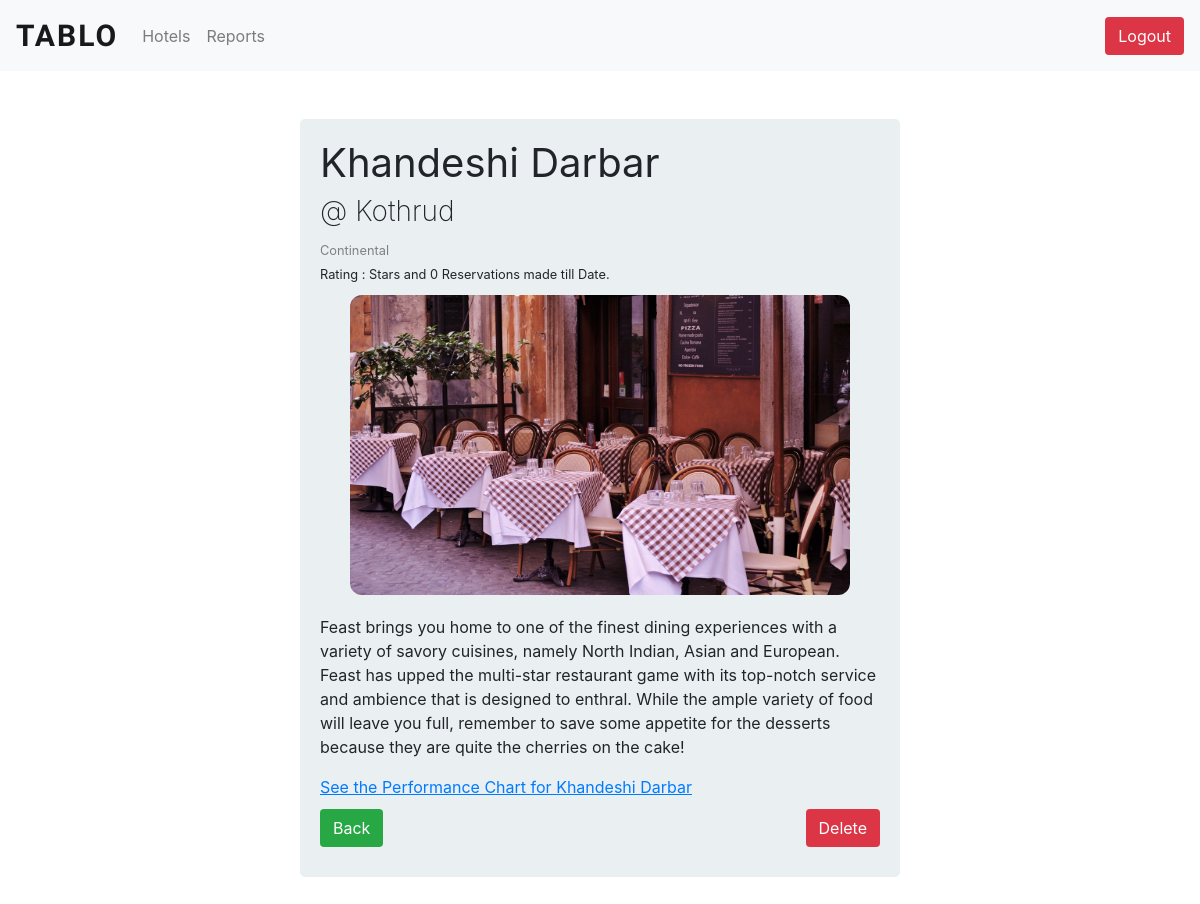
The page /admin/hdis.php?hid=1 on the database its author committed.
### tables this page shows
CREATE TABLE IF NOT EXISTS `hotel` (
  `hid` int(11) NOT NULL AUTO_INCREMENT,
  `hname` varchar(25) NOT NULL,
  `hemail` varchar(50) NOT NULL,
  `hlocation` varchar(25) NOT NULL,
  `hdescription` varchar(1000) NOT NULL,
  `vegnonveg` int(11) NOT NULL DEFAULT '1',
  `haddress` varchar(1000) NOT NULL,
  `hcategory` varchar(30) NOT NULL,
  `people` int(11) DEFAULT NULL,
  `hphno` bigint(11) NOT NULL,
  `hwebsite` varchar(500) NOT NULL,
  `creation_time` timestamp NOT NULL DEFAULT CURRENT_TIMESTAMP,
  PRIMARY KEY (`hid`),
  KEY `hphno` (`hphno`)
);

### admin/hdis.php (the view, shortened to what this page needs)
<?php
require("../config/db.php");
$hid = $_GET['hid'];
$query = "SELECT * from hotel where hid= $hid;";
$result = mysqli_query($conn, $query);
$hotel = mysqli_fetch_all($result,MYSQLI_ASSOC);
?>
<?php include('inc/header.php')?>
<div class="jumbotron mx-auto">
<h1 style="font-weight: 400;"><?php echo $hotel[0]['hname']; ?></h1>
<h3 style="font-weight: 200;">@ <?php echo $hotel[0]['hlocation']; ?></h3>
<small style="color: gray;"><?php echo $hotel[0]['hcategory']; ?></small><br>
<?php
$res = mysqli_query($conn, "SELECT count(*) as cnt,avg(rating) as avg from bookings where hid= $hid;");
$rating = mysqli_fetch_all($res,MYSQLI_ASSOC);
?>
<small >Rating : <?php echo substr($rating[0]['avg'],0,3); ?> Stars and <?php echo $rating[0]['cnt'] ?> Reservations made till Date.</small>
<div style='text-align: center;margin:auto;'>
<img style="justify-content: center; border-radius: 12px; background-repeat: no-repeat;height:300px; width:500px; margin-bottom:20px; margin-top:10px;" src="../Dashboard/uploads/<?php echo $hid;?>.jpg" onerror="this.style.display='none'">
</div>
<p><?php echo $hotel[0]['hdescription']; ?></p>
<a style="text-decoration: underline;margin-top: 10px" href="hperformance.php?hid=<?php echo $hid;?>">See the Performance Chart for <?php  echo $hotel[0]['hname'];?></a>
<div class="mx-auto" style="width:100%; margin: 10px;">
<a class="btn btn-success" href="hotels.php">Back</a>
<form method="POST" style="float:right;" action="hdis.php?hid=<?php echo $hid; ?>">
<button type="submit" class="btn btn-danger" name="delete">Delete</button>
</form>
</div>
</div>
<?php include('inc/footer.php');?>

### Dashboard/clockpicker/src/standalone.css (style rules this page uses)
.btn { cursor: pointer; -webkit-user-select: none; -moz-user-select: none; -ms-user-select: none; user-select: none; background-image: none; border: 1px solid transparent; }

### admin/inc/header.php (style rules this page uses)
html, body { max-width: 100%; overflow-x: hidden; }
h5,h4,h3 { font-weight:400; }

### admin/hdis.php (style rules this page uses)
.jumbotron { background: #EAF0F1; width: 50%; margin-top:4%; padding: 20px; }

### rows shown on the page
hotel: hname "Khandeshi Darbar", hlocation "Kothrud", hcategory "Continental", hdescription "Feast brings you home to one of the finest dining experiences with a variety of savory cuisines, namely North Indian, Asian and European. Feast has upped the multi-star restaurant game with its top-notch service and ambience that is designed to enthral. While the ample variety of food will leave you full, remember to save some appetite for the desserts because they are quite the cherries on the cake!"

### other values the page prints
$rating[0]['cnt'] "0"
